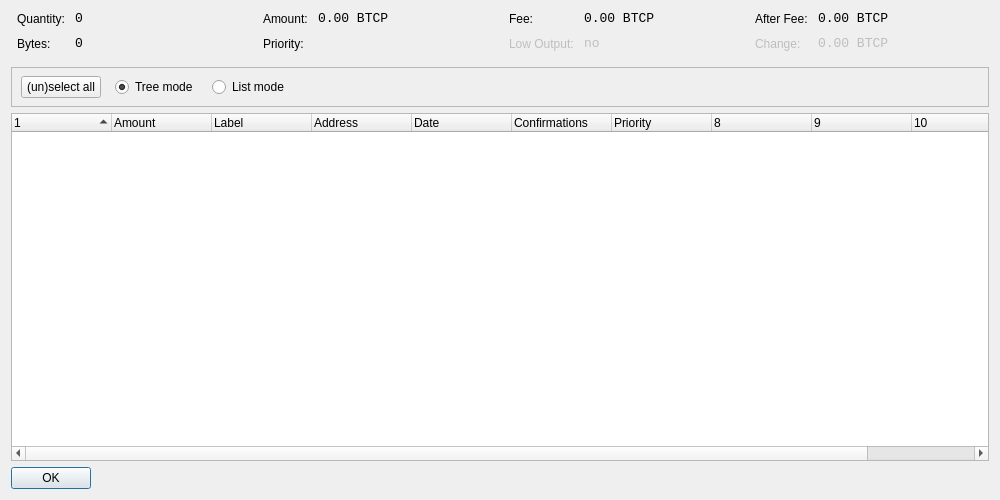
<?xml version="1.0" encoding="UTF-8"?>
<ui version="4.0">
 <class>CoinControlDialog</class>
 <widget class="QDialog" name="CoinControlDialog">
  <property name="geometry">
   <rect>
    <x>0</x>
    <y>0</y>
    <width>1000</width>
    <height>500</height>
   </rect>
  </property>
  <property name="windowTitle">
   <string>Coin Control</string>
  </property>
  <layout class="QVBoxLayout" name="verticalLayout">
   <item>
    <layout class="QHBoxLayout" name="horizontalLayoutTop" stretch="0,0,0,0">
     <property name="topMargin">
      <number>0</number>
     </property>
     <property name="bottomMargin">
      <number>10</number>
     </property>
     <item>
      <layout class="QFormLayout" name="formLayoutCoinControl1">
       <property name="horizontalSpacing">
        <number>10</number>
       </property>
       <property name="verticalSpacing">
        <number>10</number>
       </property>
       <property name="leftMargin">
        <number>6</number>
       </property>
       <property name="rightMargin">
        <number>6</number>
       </property>
       <item row="0" column="0">
        <widget class="QLabel" name="labelCoinControlQuantityText">
         <property name="text">
          <string>Quantity:</string>
         </property>
        </widget>
       </item>
       <item row="0" column="1">
        <widget class="QLabel" name="labelCoinControlQuantity">
         <property name="font">
          <font>
           <family>Monospace</family>
           <pointsize>10</pointsize>
          </font>
         </property>
         <property name="cursor">
          <cursorShape>IBeamCursor</cursorShape>
         </property>
         <property name="contextMenuPolicy">
          <enum>Qt::ActionsContextMenu</enum>
         </property>
         <property name="text">
          <string>0</string>
         </property>
         <property name="textInteractionFlags">
          <set>Qt::LinksAccessibleByMouse|Qt::TextSelectableByKeyboard|Qt::TextSelectableByMouse</set>
         </property>
        </widget>
       </item>
       <item row="1" column="0">
        <widget class="QLabel" name="labelCoinControlBytesText">
         <property name="text">
          <string>Bytes:</string>
         </property>
        </widget>
       </item>
       <item row="1" column="1">
        <widget class="QLabel" name="labelCoinControlBytes">
         <property name="font">
          <font>
           <family>Monospace</family>
           <pointsize>10</pointsize>
          </font>
         </property>
         <property name="cursor">
          <cursorShape>IBeamCursor</cursorShape>
         </property>
         <property name="contextMenuPolicy">
          <enum>Qt::ActionsContextMenu</enum>
         </property>
         <property name="text">
          <string>0</string>
         </property>
         <property name="textInteractionFlags">
          <set>Qt::LinksAccessibleByMouse|Qt::TextSelectableByKeyboard|Qt::TextSelectableByMouse</set>
         </property>
        </widget>
       </item>
      </layout>
     </item>
     <item>
      <layout class="QFormLayout" name="formLayoutCoinControl2">
       <property name="horizontalSpacing">
        <number>10</number>
       </property>
       <property name="verticalSpacing">
        <number>10</number>
       </property>
       <property name="leftMargin">
        <number>6</number>
       </property>
       <property name="rightMargin">
        <number>6</number>
       </property>
       <item row="0" column="0">
        <widget class="QLabel" name="labelCoinControlAmountText">
         <property name="text">
          <string>Amount:</string>
         </property>
        </widget>
       </item>
       <item row="0" column="1">
        <widget class="QLabel" name="labelCoinControlAmount">
         <property name="font">
          <font>
           <family>Monospace</family>
           <pointsize>10</pointsize>
          </font>
         </property>
         <property name="cursor">
          <cursorShape>IBeamCursor</cursorShape>
         </property>
         <property name="contextMenuPolicy">
          <enum>Qt::ActionsContextMenu</enum>
         </property>
         <property name="text">
          <string>0.00 BTCP</string>
         </property>
         <property name="textInteractionFlags">
          <set>Qt::LinksAccessibleByMouse|Qt::TextSelectableByKeyboard|Qt::TextSelectableByMouse</set>
         </property>
        </widget>
       </item>
       <item row="1" column="0">
        <widget class="QLabel" name="labelCoinControlPriorityText">
         <property name="text">
          <string>Priority:</string>
         </property>
        </widget>
       </item>
       <item row="1" column="1">
        <widget class="QLabel" name="labelCoinControlPriority">
         <property name="font">
          <font>
           <family>Monospace</family>
           <pointsize>10</pointsize>
          </font>
         </property>
         <property name="cursor">
          <cursorShape>IBeamCursor</cursorShape>
         </property>
         <property name="contextMenuPolicy">
          <enum>Qt::ActionsContextMenu</enum>
         </property>
         <property name="text">
          <string/>
         </property>
         <property name="textInteractionFlags">
          <set>Qt::LinksAccessibleByMouse|Qt::TextSelectableByKeyboard|Qt::TextSelectableByMouse</set>
         </property>
        </widget>
       </item>
      </layout>
     </item>
     <item>
      <layout class="QFormLayout" name="formLayoutCoinControl3">
       <property name="horizontalSpacing">
        <number>10</number>
       </property>
       <property name="verticalSpacing">
        <number>10</number>
       </property>
       <property name="leftMargin">
        <number>6</number>
       </property>
       <property name="rightMargin">
        <number>6</number>
       </property>
       <item row="0" column="0">
        <widget class="QLabel" name="labelCoinControlFeeText">
         <property name="text">
          <string>Fee:</string>
         </property>
        </widget>
       </item>
       <item row="0" column="1">
        <widget class="QLabel" name="labelCoinControlFee">
         <property name="font">
          <font>
           <family>Monospace</family>
           <pointsize>10</pointsize>
          </font>
         </property>
         <property name="cursor">
          <cursorShape>IBeamCursor</cursorShape>
         </property>
         <property name="contextMenuPolicy">
          <enum>Qt::ActionsContextMenu</enum>
         </property>
         <property name="text">
          <string>0.00 BTCP</string>
         </property>
         <property name="textInteractionFlags">
          <set>Qt::LinksAccessibleByMouse|Qt::TextSelectableByKeyboard|Qt::TextSelectableByMouse</set>
         </property>
        </widget>
       </item>
       <item row="1" column="0">
        <widget class="QLabel" name="labelCoinControlLowOutputText">
         <property name="enabled">
          <bool>false</bool>
         </property>
         <property name="text">
          <string>Low Output:</string>
         </property>
        </widget>
       </item>
       <item row="1" column="1">
        <widget class="QLabel" name="labelCoinControlLowOutput">
         <property name="enabled">
          <bool>false</bool>
         </property>
         <property name="font">
          <font>
           <family>Monospace</family>
           <pointsize>10</pointsize>
          </font>
         </property>
         <property name="cursor">
          <cursorShape>IBeamCursor</cursorShape>
         </property>
         <property name="contextMenuPolicy">
          <enum>Qt::ActionsContextMenu</enum>
         </property>
         <property name="text">
          <string>no</string>
         </property>
         <property name="textInteractionFlags">
          <set>Qt::LinksAccessibleByMouse|Qt::TextSelectableByKeyboard|Qt::TextSelectableByMouse</set>
         </property>
        </widget>
       </item>
      </layout>
     </item>
     <item>
      <layout class="QFormLayout" name="formLayoutCoinControl4">
       <property name="horizontalSpacing">
        <number>10</number>
       </property>
       <property name="verticalSpacing">
        <number>10</number>
       </property>
       <property name="leftMargin">
        <number>6</number>
       </property>
       <property name="rightMargin">
        <number>6</number>
       </property>
       <item row="0" column="0">
        <widget class="QLabel" name="labelCoinControlAfterFeeText">
         <property name="text">
          <string>After Fee:</string>
         </property>
        </widget>
       </item>
       <item row="0" column="1">
        <widget class="QLabel" name="labelCoinControlAfterFee">
         <property name="font">
          <font>
           <family>Monospace</family>
           <pointsize>10</pointsize>
          </font>
         </property>
         <property name="cursor">
          <cursorShape>IBeamCursor</cursorShape>
         </property>
         <property name="contextMenuPolicy">
          <enum>Qt::ActionsContextMenu</enum>
         </property>
         <property name="text">
          <string>0.00 BTCP</string>
         </property>
         <property name="textInteractionFlags">
          <set>Qt::LinksAccessibleByMouse|Qt::TextSelectableByKeyboard|Qt::TextSelectableByMouse</set>
         </property>
        </widget>
       </item>
       <item row="1" column="0">
        <widget class="QLabel" name="labelCoinControlChangeText">
         <property name="enabled">
          <bool>false</bool>
         </property>
         <property name="text">
          <string>Change:</string>
         </property>
        </widget>
       </item>
       <item row="1" column="1">
        <widget class="QLabel" name="labelCoinControlChange">
         <property name="enabled">
          <bool>false</bool>
         </property>
         <property name="font">
          <font>
           <family>Monospace</family>
           <pointsize>10</pointsize>
          </font>
         </property>
         <property name="cursor">
          <cursorShape>IBeamCursor</cursorShape>
         </property>
         <property name="contextMenuPolicy">
          <enum>Qt::ActionsContextMenu</enum>
         </property>
         <property name="text">
          <string>0.00 BTCP</string>
         </property>
         <property name="textInteractionFlags">
          <set>Qt::LinksAccessibleByMouse|Qt::TextSelectableByKeyboard|Qt::TextSelectableByMouse</set>
         </property>
        </widget>
       </item>
      </layout>
     </item>
    </layout>
   </item>
   <item>
    <widget class="QFrame" name="frame">
     <property name="minimumSize">
      <size>
       <width>0</width>
       <height>40</height>
      </size>
     </property>
     <property name="frameShape">
      <enum>QFrame::StyledPanel</enum>
     </property>
     <property name="frameShadow">
      <enum>QFrame::Sunken</enum>
     </property>
     <widget class="QWidget" name="horizontalLayoutWidget">
      <property name="geometry">
       <rect>
        <x>10</x>
        <y>0</y>
        <width>781</width>
        <height>41</height>
       </rect>
      </property>
      <layout class="QHBoxLayout" name="horizontalLayoutPanel" stretch="0,0,0,0,0">
       <property name="spacing">
        <number>14</number>
       </property>
       <item>
        <widget class="QPushButton" name="pushButtonSelectAll">
         <property name="sizePolicy">
          <sizepolicy hsizetype="Maximum" vsizetype="Fixed">
           <horstretch>0</horstretch>
           <verstretch>0</verstretch>
          </sizepolicy>
         </property>
         <property name="text">
          <string>(un)select all</string>
         </property>
        </widget>
       </item>
       <item>
        <widget class="QRadioButton" name="radioTreeMode">
         <property name="sizePolicy">
          <sizepolicy hsizetype="Maximum" vsizetype="Fixed">
           <horstretch>0</horstretch>
           <verstretch>0</verstretch>
          </sizepolicy>
         </property>
         <property name="text">
          <string>Tree mode</string>
         </property>
         <property name="checked">
          <bool>true</bool>
         </property>
        </widget>
       </item>
       <item>
        <widget class="QRadioButton" name="radioListMode">
         <property name="sizePolicy">
          <sizepolicy hsizetype="Maximum" vsizetype="Fixed">
           <horstretch>0</horstretch>
           <verstretch>0</verstretch>
          </sizepolicy>
         </property>
         <property name="text">
          <string>List mode</string>
         </property>
        </widget>
       </item>
       <item>
        <spacer name="horizontalSpacer">
         <property name="orientation">
          <enum>Qt::Horizontal</enum>
         </property>
         <property name="sizeHint" stdset="0">
          <size>
           <width>40</width>
           <height>20</height>
          </size>
         </property>
        </spacer>
       </item>
      </layout>
     </widget>
    </widget>
   </item>
   <item>
    <widget class="CoinControlTreeWidget" name="treeWidget">
     <property name="contextMenuPolicy">
      <enum>Qt::CustomContextMenu</enum>
     </property>
     <property name="sortingEnabled">
      <bool>false</bool>
     </property>
     <property name="columnCount">
      <number>11</number>
     </property>
     <attribute name="headerShowSortIndicator" stdset="0">
      <bool>true</bool>
     </attribute>
     <attribute name="headerStretchLastSection">
      <bool>false</bool>
     </attribute>
     <column>
      <property name="text">
       <string/>
      </property>
     </column>
     <column>
      <property name="text">
       <string>Amount</string>
      </property>
     </column>
     <column>
      <property name="text">
       <string>Label</string>
      </property>
     </column>
     <column>
      <property name="text">
       <string>Address</string>
      </property>
     </column>
     <column>
      <property name="text">
       <string>Date</string>
      </property>
     </column>
     <column>
      <property name="text">
       <string>Confirmations</string>
      </property>
      <property name="toolTip">
       <string>Confirmed</string>
      </property>
     </column>
     <column>
      <property name="text">
       <string>Priority</string>
      </property>
     </column>
     <column>
      <property name="text">
       <string/>
      </property>
     </column>
     <column>
      <property name="text">
       <string/>
      </property>
     </column>
     <column>
      <property name="text">
       <string/>
      </property>
     </column>
     <column>
      <property name="text">
       <string/>
      </property>
     </column>
    </widget>
   </item>
   <item>
    <widget class="QDialogButtonBox" name="buttonBox">
     <property name="sizePolicy">
      <sizepolicy hsizetype="Maximum" vsizetype="Fixed">
       <horstretch>0</horstretch>
       <verstretch>0</verstretch>
      </sizepolicy>
     </property>
     <property name="orientation">
      <enum>Qt::Horizontal</enum>
     </property>
     <property name="standardButtons">
      <set>QDialogButtonBox::Ok</set>
     </property>
    </widget>
   </item>
  </layout>
 </widget>
 <customwidgets>
  <customwidget>
   <class>CoinControlTreeWidget</class>
   <extends>QTreeWidget</extends>
   <header>coincontroltreewidget.h</header>
  </customwidget>
 </customwidgets>
 <resources/>
 <connections/>
</ui>
